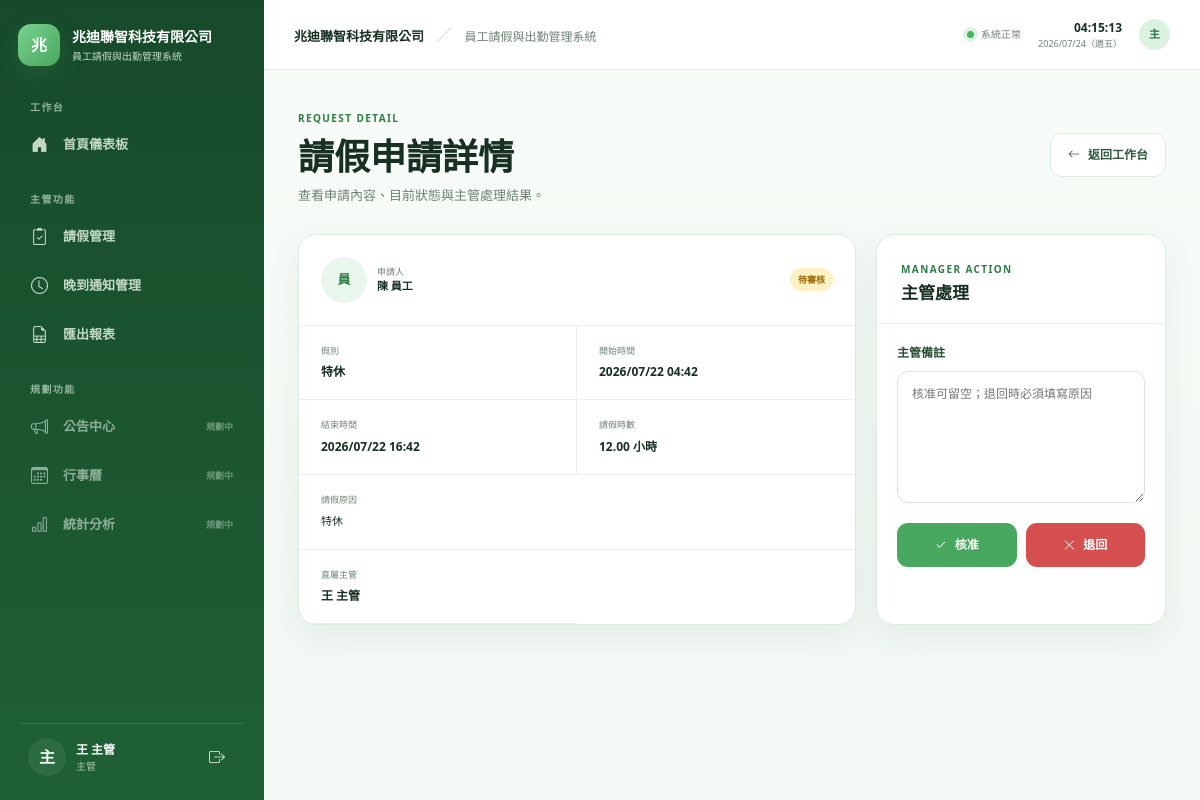
Page /leave/5/ (signed in) on the committed database.
### leaveapp/models.py (models this page shows, shortened)
class Profile(models.Model):
    ROLE_EMPLOYEE = "employee"
    ROLE_MANAGER = "manager"
    ROLE_ADMIN = "admin"
    ROLE_CHOICES = [
        (ROLE_EMPLOYEE, "員工"),
        (ROLE_MANAGER, "主管"),
        (ROLE_ADMIN, "系統管理者"),
    ]
    user = models.OneToOneField(User, on_delete=models.CASCADE, related_name="profile")
    role = models.CharField(max_length=20, choices=ROLE_CHOICES, default=ROLE_EMPLOYEE)
    manager = models.ForeignKey(
        User,
        on_delete=models.SET_NULL,
        null=True,
        blank=True,
        related_name="team_members",
        verbose_name="直屬主管",
    )

class LeaveRequest(models.Model):
    STATUS_PENDING = "pending"
    STATUS_APPROVED = "approved"
    STATUS_REJECTED = "rejected"
    STATUS_CANCELLED = "cancelled"
    STATUS_CHOICES = [
        (STATUS_PENDING, "待審核"),
        (STATUS_APPROVED, "已核准"),
        (STATUS_REJECTED, "已退回"),
        (STATUS_CANCELLED, "已取消"),
    ]
    employee = models.ForeignKey(User, on_delete=models.CASCADE, related_name="leave_requests")
    leave_type = models.ForeignKey(LeaveType, on_delete=models.PROTECT)
    start_datetime = models.DateTimeField(verbose_name="開始時間")
    end_datetime = models.DateTimeField(verbose_name="結束時間")
    reason = models.TextField(verbose_name="請假原因")
    attachment = models.FileField(upload_to="leave_attachments/%Y/%m/", blank=True, null=True)
    status = models.CharField(max_length=20, choices=STATUS_CHOICES, default=STATUS_PENDING)
    manager = models.ForeignKey(
        User,
        on_delete=models.SET_NULL,
        null=True,
        blank=True,
        related_name="managed_leave_requests",
    )
    manager_comment = models.TextField(blank=True, verbose_name="主管備註")
    created_at = models.DateTimeField(auto_now_add=True)
    reviewed_at = models.DateTimeField(blank=True, null=True)
    balance_applied = models.BooleanField(default=False)
    class Meta:
        ordering = ["-created_at"]
    @property
    def duration_hours(self):
        if not self.start_datetime or not self.end_datetime:
            return Decimal("0.00")
        seconds = (self.end_datetime - self.start_datetime).total_seconds()
        return Decimal(str(max(seconds / 3600, 0))).quantize(Decimal("0.01"))

class LeaveType(models.Model):
    name = models.CharField(max_length=50, unique=True, verbose_name="假別名稱")
    requires_attachment = models.BooleanField(default=False, verbose_name="需附件")
    active = models.BooleanField(default=True, verbose_name="啟用")
    display_order = models.PositiveIntegerField(default=0, verbose_name="顯示順序")
    class Meta:
        ordering = ["display_order", "id"]
        verbose_name = "假別"
        verbose_name_plural = "假別"

### leaveapp/views.py (the view)
# urls.py: path("leave/<int:pk>/", views.leave_detail, name="leave_detail"),
@login_required
def leave_detail(request, pk):
    leave_request = get_object_or_404(
        LeaveRequest.objects.select_related("employee", "manager", "leave_type"),
        pk=pk,
    )
    if not _can_view_leave(request.user, leave_request):
        messages.error(request, "你沒有權限查看這筆申請。")
        return redirect("dashboard")
    return render(
        request,
        "leaveapp/leave_detail.html",
        {"leave_request": leave_request, "review_form": ReviewForm()},
    )

### leaveapp/forms.py
class ReviewForm(forms.Form):
    comment = forms.CharField(
        required=False,
        label="主管備註",
        widget=forms.Textarea(attrs={"rows": 3, "placeholder": "核准可留空；退回時請填寫原因"}),
    )

### leaveapp/views.py (called while the page is built)
def _is_manager_for(user, employee):
    if user.profile.role == Profile.ROLE_ADMIN:
        return True
    return employee.profile.manager_id == user.id

def _can_view_leave(user, leave_request):
    return (
        leave_request.employee_id == user.id
        or _is_manager_for(user, leave_request.employee)
    )

### templates/leaveapp/leave_detail.html (shortened to what this page needs)
{% extends "base.html" %}
{% block content %}
<section class="page-heading compact-heading">
  <div>
    <span class="eyebrow">REQUEST DETAIL</span>
    <h1>請假申請詳情</h1>
    <p>查看申請內容、目前狀態與主管處理結果。</p>
  </div>
  <a class="btn-enterprise secondary" href="{% url 'dashboard' %}">
    <i class="bi bi-arrow-left"></i>返回工作台
  </a>
</section>
<div class="detail-grid">
  <article class="enterprise-panel detail-panel">
    <header class="detail-header">
      <div class="person-cell">
        <span class="person-avatar large">{{ leave_request.employee.last_name|default:leave_request.employee.username|slice:":1" }}</span>
        <span><small>申請人</small><strong>{{ leave_request.employee.get_full_name|default:leave_request.employee.username }}</strong></span>
      </div>
      <span class="status-badge {{ leave_request.status }}">{{ leave_request.get_status_display }}</span>
    </header>
    <div class="detail-body">
      <div class="detail-item"><small>假別</small><strong>{{ leave_request.leave_type.name }}</strong></div>
      <div class="detail-item"><small>開始時間</small><strong>{{ leave_request.start_datetime|date:"Y/m/d H:i" }}</strong></div>
      <div class="detail-item"><small>結束時間</small><strong>{{ leave_request.end_datetime|date:"Y/m/d H:i" }}</strong></div>
      <div class="detail-item"><small>請假時數</small><strong>{{ leave_request.duration_hours }} 小時</strong></div>
      <div class="detail-item full"><small>請假原因</small><p>{{ leave_request.reason|linebreaksbr }}</p></div>
      <div class="detail-item"><small>直屬主管</small><strong>{% if leave_request.manager %}{{ leave_request.manager.get_full_name|default:leave_request.manager.username }}{% else %}未設定{% endif %}</strong></div>
    </div>
  </article>
  {% if user.profile.role != "employee" %}
  <aside class="enterprise-panel review-panel">
    <header class="panel-header"><div><span class="eyebrow">MANAGER ACTION</span><h2>主管處理</h2></div></header>
    {% if leave_request.status == "pending" %}
    <form method="post" class="review-form">
      <label for="id_comment">主管備註</label>
      <textarea name="comment" rows="5" id="id_comment" placeholder="核准可留空；退回時必須填寫原因"></textarea>
      <div class="review-actions">
        <button formaction="{% url 'approve_leave' leave_request.id %}" class="btn-enterprise success"><i class="bi bi-check2"></i>核准</button>
        <button formaction="{% url 'reject_leave' leave_request.id %}" class="btn-enterprise danger"><i class="bi bi-x-lg"></i>退回</button>
      </div>
    </form>
    {% else %}
    <div class="empty-state compact"><span><i class="bi bi-check2-circle"></i></span><strong>此申請已處理</strong></div>
    {% endif %}
  </aside>
  {% endif %}
</div>
{% endblock %}

### templates/base.html (shortened to what this page needs)
{% load static %}
<!doctype html>
<html lang="zh-Hant">
<head>
  <link href="https://cdn.jsdelivr.net/npm/bootstrap@5.3.3/dist/css/bootstrap.min.css" rel="stylesheet">
  <link href="https://cdn.jsdelivr.net/npm/bootstrap-icons@1.11.3/font/bootstrap-icons.css" rel="stylesheet">
  <link rel="stylesheet" href="{% static 'css/style.css' %}">
</head>
<body>
{% if user.is_authenticated %}
<div class="app-shell">
  <aside class="sidebar d-none d-lg-flex">
    <a class="brand" href="{% url 'dashboard' %}">
      <span class="brand-mark">兆</span>
      <span class="brand-copy">
        <strong>兆迪聯智科技有限公司</strong>
        <small>員工請假與出勤管理系統</small>
      </span>
    </a>
    <nav class="sidebar-nav">
      <span class="nav-label">工作台</span>
      <a class="sidebar-link {% if request.resolver_match.url_name == 'dashboard' %}active{% endif %}" href="{% url 'dashboard' %}">
        <i class="bi bi-house-door-fill"></i><span>首頁儀表板</span>
      </a>
      {% if user.profile.role == "employee" %}
      <span class="nav-label nav-label-spaced">請假管理</span>
      <a class="sidebar-link" href="{% url 'create_leave' %}">
        <i class="bi bi-calendar2-plus"></i><span>新增請假</span>
      </a>
      <a class="sidebar-link" href="{% url 'dashboard' %}#my-requests">
        <i class="bi bi-journal-text"></i><span>我的請假紀錄</span>
      </a>
      <span class="nav-label nav-label-spaced">其他功能</span>
      <a class="sidebar-link" href="{% url 'create_late_notice' %}">
        <i class="bi bi-clock-history"></i><span>晚到通知</span>
      </a>
      {% else %}
      <span class="nav-label nav-label-spaced">主管功能</span>
      <a class="sidebar-link {% if request.resolver_match.url_name == 'manager_leave_list' %}active{% endif %}" href="{% url 'manager_leave_list' %}">
        <i class="bi bi-clipboard2-check"></i><span>請假管理</span>
      </a>
      <a class="sidebar-link {% if request.resolver_match.url_name == 'manager_late_list' %}active{% endif %}" href="{% url 'manager_late_list' %}">
        <i class="bi bi-clock"></i><span>晚到通知管理</span>
      </a>
      <a class="sidebar-link" href="{% url 'export_csv' %}">
        <i class="bi bi-file-earmark-spreadsheet"></i><span>匯出報表</span>
      </a>
      {% endif %}
      <span class="nav-label nav-label-spaced">規劃功能</span>
      <span class="sidebar-link disabled-link"><i class="bi bi-megaphone"></i><span>公告中心</span><small>規劃中</small></span>
      <span class="sidebar-link disabled-link"><i class="bi bi-calendar3"></i><span>行事曆</span><small>規劃中</small></span>
      <span class="sidebar-link disabled-link"><i class="bi bi-bar-chart"></i><span>統計分析</span><small>規劃中</small></span>
    </nav>
    <div class="sidebar-user">
      <span class="avatar">{{ user.last_name|default:user.username|slice:":1" }}</span>
      <span class="sidebar-user-copy">
        <strong>{{ user.get_full_name|default:user.username }}</strong>
        <small>{{ user.profile.get_role_display }}</small>
      </span>
      <form action="{% url 'logout' %}" method="post">
        <button class="icon-btn" title="登出"><i class="bi bi-box-arrow-right"></i></button>
      </form>
    </div>
  </aside>
  <div class="app-main">
    <header class="topbar">
      <div class="topbar-title">
        <strong>兆迪聯智科技有限公司</strong>
        <span>／</span>
        <small>員工請假與出勤管理系統</small>
      </div>
      <div class="topbar-right">
        <span class="system-online"><i></i>系統正常</span>
        <div class="live-clock d-none d-md-block">
          <strong id="liveTime">--:--:--</strong>
          <small id="liveDate">----/--/--</small>
        </div>
        <span class="topbar-avatar">{{ user.last_name|default:user.username|slice:":1" }}</span>
      </div>
    </header>
    <main class="content-area">
      {% block content %}{% endblock %}
    </main>
  </div>
</div>
{% endif %}
</body>
</html>

### rows in the picture
LeaveRequest: employee.last_name "員", employee.get_full_name "陳 員工", status "待審核", leave_type.name "特休", start_datetime "2026/07/22 04:42", end_datetime "2026/07/22 16:42", duration_hours "12.00", reason "特休", manager.get_full_name "王 主管"

### other values in the picture
{{ user.last_name|default:user.username|slice:":1" }} "主"
{{ user.get_full_name|default:user.username }} "王 主管"
{{ user.profile.get_role_display }} "主管"
